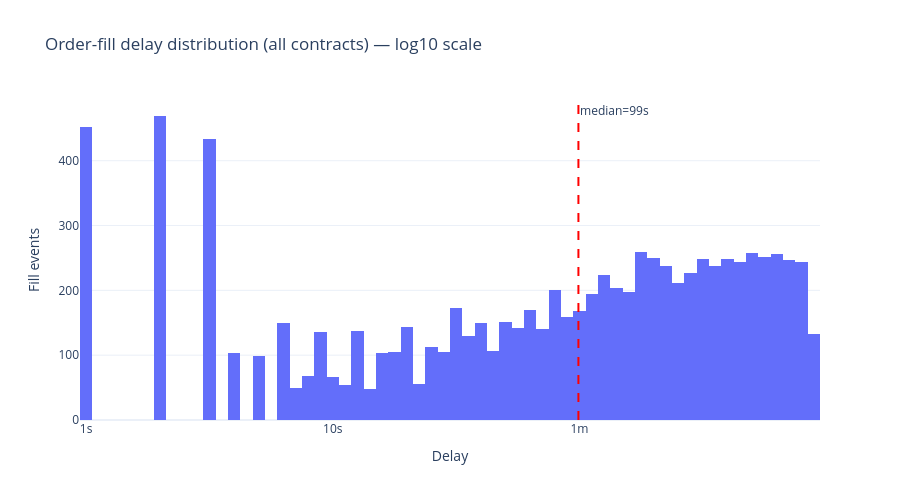

Notebook source saved alongside this figure:
### Code cell
import numpy as np

log_delays = np.log10(all_delays_df['delay_s'].clip(lower=1))

fig_delay = go.Figure()
fig_delay.add_trace(go.Histogram(
    x=log_delays,
    nbinsx=80,
    name='All contracts'
))

median_val = all_delays_df['delay_s'].median()
median_log = np.log10(max(median_val, 1))
fig_delay.add_vline(x=median_log, line_dash='dash', line_color='red',
                    annotation_text=f'median={median_val:.0f}s', annotation_position='top right')

max_log = int(np.ceil(log_delays.max()))
tickvals = list(range(0, max_log + 1))
ticktext = ['1s', '10s', '1m', '10m', '1.7h', '11.6h', '4.8d'][:max_log + 1]

fig_delay.update_layout(
    title='Order-fill delay distribution (all contracts) — log10 scale',
    xaxis_title='Delay',
    yaxis_title='Fill events',
    template='plotly_white', height=500,
)
fig_delay.update_xaxes(tickvals=tickvals, ticktext=ticktext)
fig_delay.show()

### Figure 1 — Plotly figure (JSON) as saved in the notebook; plotly's stock layout.template omitted (floating-point values rounded to 4 significant figures; data arrays with more than 128 entries replaced by an {"elided": "..."} marker saying what was removed)
{"data": [{"name": "All contracts", "nbinsx": 80, "type": "histogram", "x": {"elided": "8950 float values"}}], "layout": {"annotations": [{"showarrow": false, "text": "median=99s", "x": 1.996, "xanchor": "left", "xref": "x", "y": 1, "yanchor": "top", "yref": "y domain"}], "height": 500, "shapes": [{"line": {"color": "red", "dash": "dash"}, "type": "line", "x0": 1.996, "x1": 1.996, "xref": "x", "y0": 0, "y1": 1, "yref": "y domain"}], "title": {"text": "Order-fill delay distribution (all contracts) — log10 scale"}, "xaxis": {"ticktext": ["1s", "10s", "1m", "10m"], "tickvals": [0, 1, 2, 3], "title": {"text": "Delay"}}, "yaxis": {"title": {"text": "Fill events"}}}}
